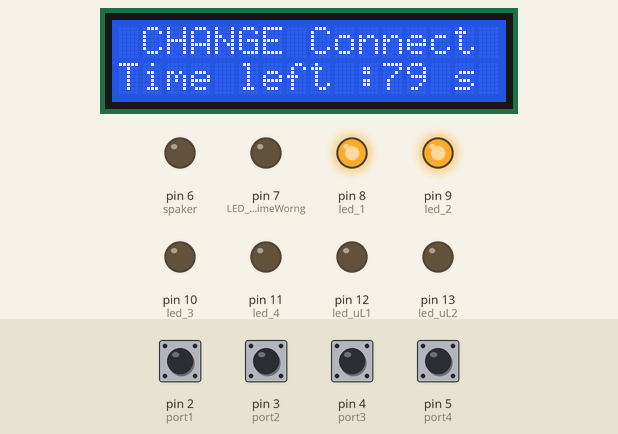
Bench run of a sketch on a simulated Arduino Uno, built with avr-gcc and run on an emulated ATmega328P. Shown: 16×2 character LCD, output pins drawn as LEDs (lit = HIGH). The test bench sets the inputs (shaded band); at power-on: pin 2 (port1), pin 3 (port2), pin 4 (port3), pin 5 (port4) HIGH. Random numbers use the default seed unless the sketch sets one; what the sketch prints to the serial monitor is not drawn.

Above: at 2.8 s.
2.9 s: pin 2 (port1) pulled LOW for 1 s
At 4.0 s:
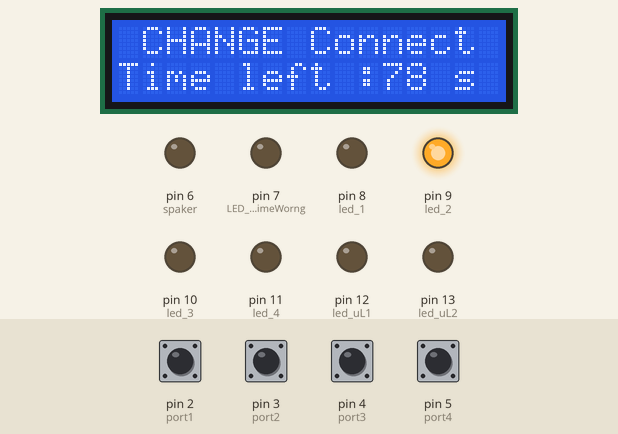
5.7 s: pin 4 (port3) pulled LOW for 0.3 s
At 6.3 s:
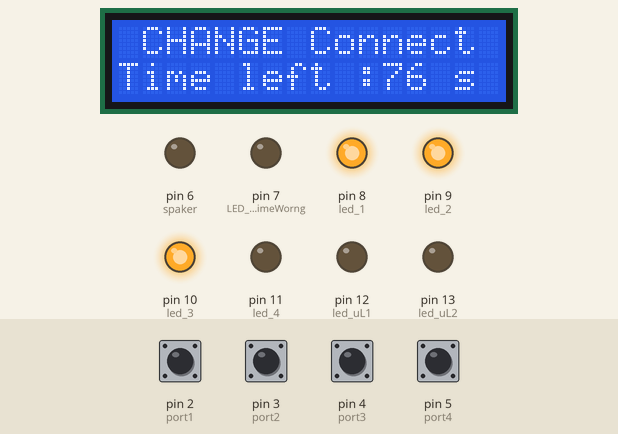
7.9 s: pin 5 (port4) pulled LOW for 0.3 s
At 8.4 s:
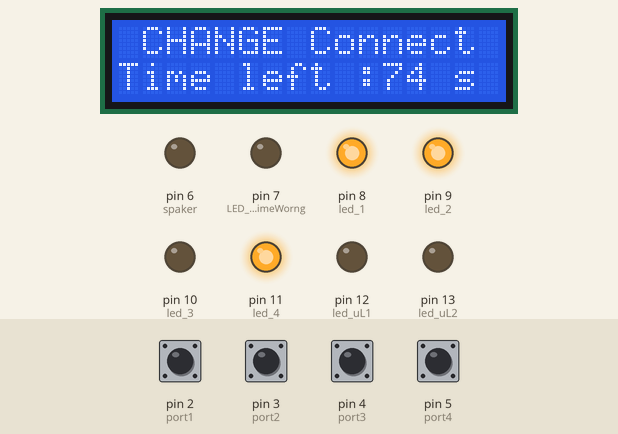
10.0 s: pin 2 (port1) pulled LOW for 0.3 s
At 11.6 s:
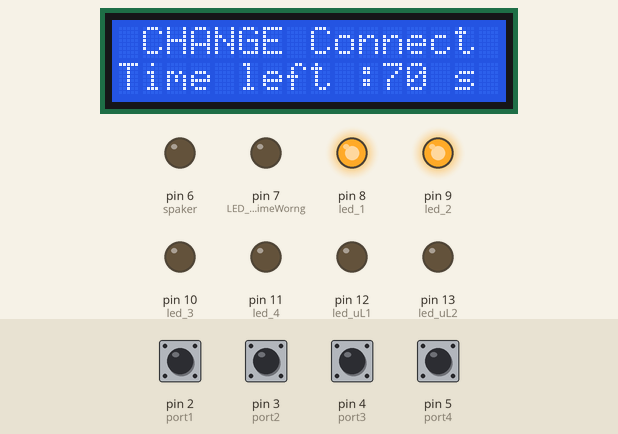
12.1 s: pin 4 (port3) pulled LOW for 1 s
At 13.0 s:
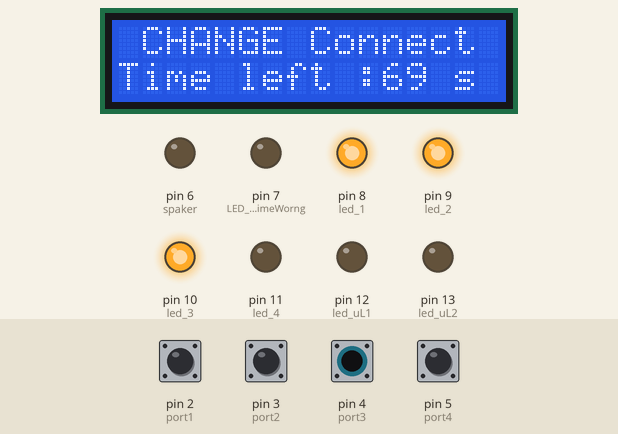
14.8 s: pin 5 (port4) pulled LOW for 1 s
At 17.3 s:
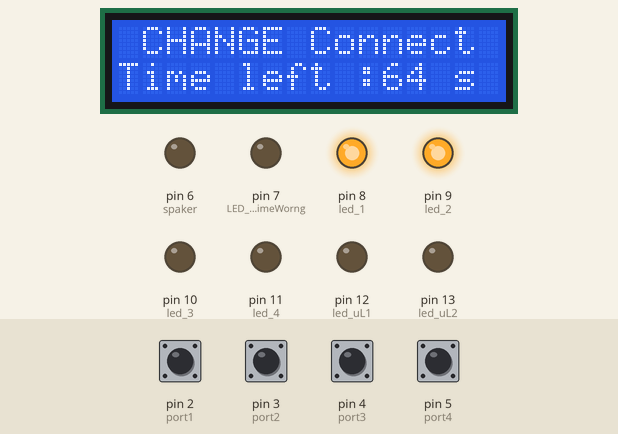
Timing chart, 0 to 18.4 s (numbered marks = the images above; inputs shaded):
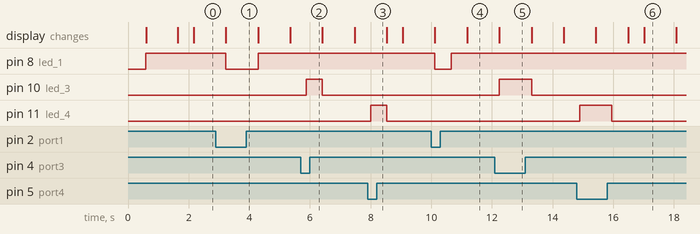

Measured:
- after the input at 2.9 s, pin 8 (led_1): HIGH → LOW after 0.33 s, → HIGH 1.1 s later
- after the input at 5.7 s, pin 10 (led_3): LOW → HIGH after 0.18 s, → LOW 0.53 s later
- after the input at 7.9 s, pin 11 (led_4): LOW → HIGH after 0.10 s, → LOW 0.53 s later
- after the input at 10.0 s, pin 8 (led_1): HIGH → LOW after 0.12 s, → HIGH 0.53 s later
- after the input at 12.1 s, pin 10 (led_3): LOW → HIGH after 0.15 s, → LOW 1.1 s later
- after the input at 14.8 s, pin 11 (led_4): LOW → HIGH after 0.10 s, → LOW 1.1 s later

The sketch:

BOOM.ino
```cpp
#include <Keypad_I2C.h>
#include <Keypad.h>
#include <Wire.h>
#include <LiquidCrystal_I2C.h>
#define I2CADDR 0x20
#define LED_AWlestimeWorng 7
#define led_uL1 12
#define led_uL2 13
#define led_1 8
#define led_2 9
#define led_3 10
#define led_4 11
#define spaker 6
#define port1 2
#define port2 3
#define port3 4
#define port4 5
LiquidCrystal_I2C LCD(0x27, 16, 2);
String passSh;
String pass;
int passLength = 5;
byte portType;
long TimeSt;
long letTime;
const byte ROWS = 4;
const byte COLS = 4;
String dotset[14] = { "-----", ".----", "..---", "...--", "....-", ".....", "-....", "--...", "---..", "----.", ".-", "-...", "-.-.", "-.." };
byte portSet[8] = { 0b1100, 0b0011, 0b1101, 0b1011, 0b1010, 0b0101, 0b0010, 0b0100 };
byte rowPins[ROWS] = { 7, 6, 5, 4 };
byte colPins[COLS] = { 3, 2, 1, 0 };
char hexaKeys[ROWS][COLS] = {
  { '1', '2', '3', 'A' },
  { '4', '5', '6', 'B' },
  { '7', '8', '9', 'C' },
  { '*', '0', '#', 'D' }
};
Keypad_I2C keypad(makeKeymap(hexaKeys), rowPins, colPins, ROWS, COLS, I2CADDR);

double run;
String inPass;
String text_end = "     :#ToPss";
bool lockLavel_1, lockLavel_2;
bool stutGameRun;

void setup() {
  keypad.begin();
  Serial.begin(9600);
  Wire.begin();
  LCD.init();
  pinMode(LED_AWlestimeWorng, OUTPUT);
  pinMode(spaker, OUTPUT);
  pinMode(led_1, OUTPUT);
  pinMode(led_2, OUTPUT);
  pinMode(led_3, OUTPUT);
  pinMode(led_4, OUTPUT);
  pinMode(led_uL1, OUTPUT);
  pinMode(led_uL2, OUTPUT);
  pinMode(port1, INPUT_PULLUP);
  pinMode(port2, INPUT_PULLUP);
  pinMode(port3, INPUT_PULLUP);
  pinMode(port4, INPUT_PULLUP);
  LCD.backlight();
  LCD.clear();
  LCD.setCursor(0, 0);
  LCD.print("    Starting   ");
  delay(500);
  setUpGame();
}

void setUpGame() {
  run = 0;
  inPass = "";
  lockLavel_1 = 0, lockLavel_2 = 0;
  stutGameRun = 1;
  passSh = "<";
  pass = "";
  letTime = 80;
  LCD.clear();
  randomSeed(analogRead(0));
  portType = portSet[random(8)];
  for (int i = 1; i <= passLength; i++) {
    int r = random(14);
    passSh = passSh + "|" + dotset[r];
    if (r == 10) {
      pass = pass + 'A';
    } else if (r == 11) {
      pass = pass + 'B';
    } else if (r == 12) {
      pass = pass + 'C';
    } else if (r == 13) {
      pass = pass + 'D';
    } else {
      pass = pass + r;
    }
  }
  passSh = passSh + "|> ";
  Serial.println("passS: " + passSh);
  Serial.println("pass: " + pass);
  LCD.setCursor(0, 0);
  S2P(portType);
  LCD.print("   Game Start");
  delay(1000);
  TimeSt = millis() / 1000;
  LCD.clear();
}
char key;
void loop() {
  if (stutGameRun == 1) {
    if (runGame() == 0) {
      stutGameRun = 0;
      digitalWrite(LED_AWlestimeWorng, LOW);
    }
  }else {
    LCD.setCursor(0, 1);
    LCD.print(" # for new Game");
    key = keypad.getKey();
    if(key == '#'){
      passKeySoun();
      setUpGame();
    }
  }

}


bool runGame() {
  if ((letTime - (millis() / 1000 - TimeSt)) <= 10) {
    digitalWrite(LED_AWlestimeWorng, HIGH);
  }
  if ((letTime - (millis() / 1000 - TimeSt)) <= 0 || (letTime - (millis() / 1000 - TimeSt)) > 4000) {
    LCD.clear();
    LCD.setCursor(0, 0);
    digitalWrite(LED_AWlestimeWorng, LOW);
    LCD.print("    BOOM!!!!  ");
    delay(100);
    analogWrite(spaker, 255);
    delay(3000);
    analogWrite(spaker, 0);
    return 0;
  } else if (lockLavel_1 == 0) {
    if (Chackconnet() == 1) {
      lockLavel_1 = 1;
      LCD.clear();
      LCD.setCursor(0, 0);
      LCD.print(" Unlock lavel 1");
      delay(1000);
      digitalWrite(led_uL1, HIGH);
      LCD.clear();
    }
  } else if (lockLavel_2 == 0) {

    if (ChackPassWord() == 1) {
      lockLavel_2 = 1;
      LCD.clear();
      LCD.setCursor(0, 0);
      LCD.print("  --  WIN  --  ");
      delay(1000);
      digitalWrite(led_uL2, HIGH);
      return 0;
    }
  }
  return 1;
}


bool Chackconnet() {
  LCD.setCursor(0, 0);
  LCD.print(" CHANGE Connect");
  LCD.setCursor(0, 1);
  LCD.print(String("Time left :") + (letTime - (millis() / 1000 - TimeSt)) + " s ");

  if (((portType & 1) - digitalRead(port1) != 0)
      && ((portType & 2) - digitalRead(port2) != 1)
      && ((portType & 4) - digitalRead(port3) != 3)
      && ((portType & 8) - digitalRead(port4) != 7)) {
    S2P(0b0000);
    return 1;
  }

  if ((portType & 1) - digitalRead(port1) != 0) {
    digitalWrite(led_1, HIGH);
  } else {
    digitalWrite(led_1, LOW);
  }
  if ((portType & 2) - digitalRead(port2) != 1) {
    digitalWrite(led_2, HIGH);
  } else {
    digitalWrite(led_2, LOW);
  }
  if ((portType & 4) - digitalRead(port3) != 3) {
    digitalWrite(led_3, HIGH);
  } else {
    digitalWrite(led_3, LOW);
  }
  if ((portType & 8) - digitalRead(port4) != 7) {
    digitalWrite(led_4, HIGH);
  } else {
    digitalWrite(led_4, LOW);
  }

  delay(500);
  return 0;
}

bool ChackPassWord() {
  LCD.setCursor(0, 0);
  LCD.print(passSh.substring(run));
  if (run > passSh.length() - 16) {
    run = 0;
  } else {
    run = run + 0.15;
  }
  LCD.setCursor(0, 1);
  key = keypad.getKey();
  if (key != NO_KEY) {
    passKeySoun();
    if (key == '*') {
      Serial.println(key);
      inPass = "";
    } else if (key == '#') {
      Serial.println(key);
      if (inPass != pass) {
        inPass = "";
        LCD.print("     False!!    ");
        letTime = letTime - 20;
        delay(800);
      } else if (inPass == pass) {
        return 1;
      }
    } else if (inPass.length() == passLength) {
      Serial.println(key);
      inPass = "";
    } else {
      Serial.println(key);
      inPass = inPass + key;
    }
  };
  LCD.print(inPass + text_end.substring(inPass.length()) + (letTime - (millis() / 1000 - TimeSt)) + "s ");
  return 0;
}

void S2P(byte LED) {
  if (LED & 1) {
    digitalWrite(led_1, LOW);
  } else {
    digitalWrite(led_1, HIGH);
  }
  if (LED & 2) {
    digitalWrite(led_2, LOW);
  } else {
    digitalWrite(led_2, HIGH);
  }
  if (LED & 4) {
    digitalWrite(led_3, LOW);
  } else {
    digitalWrite(led_3, HIGH);
  }
  if (LED & 8) {
    digitalWrite(led_4, LOW);
  } else {
    digitalWrite(led_4, HIGH);
  }
}


void passKeySoun() {
  analogWrite(spaker, 50);
  delay(100);
  analogWrite(spaker, 0);
}
```
